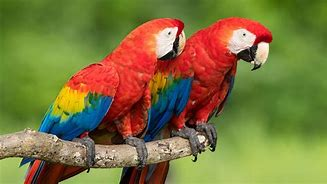
#> input picture images/parrot.jpg, 327 x 184 px, found by its file name
$ jupyter execute 06_Geometric_Transformations.ipynb
#> lines starting #> are read from the running program, lines starting #| are printed output that depends on the picture
### Geometric transformations
Geometric transformation refers to the process of altering the spatial relationships between pixels in an image, while preserving properties such as parallelism, straightness of lines, distances between points etc..

Operations :
- Shift
- Scale
- Rotate
- Shear
- Reflect

[cell 1]
import cv2
import numpy as np
import matplotlib.pyplot as plt
from math import pi

# Read the image
image = cv2.imread('parrot.jpg')
#> image is the input picture: shape (184, 327, 3); mean B, G, R 62, 117.1, 125.2
image = cv2.cvtColor(image, cv2.COLOR_BGR2RGB)

height, width = image.shape[0], image.shape[1]
#> height = 184; width = 327

[cell 2]
# Define the transformation matrices

# No Change
# [[1,0,0],
#  [0,1,0],
#  [0,0,1]]

nochange_matrix = np.float32([[1, 0, 1],
                             [0, 1, 0]])

# Apply the transformations
nochange_image = cv2.warpAffine(image, nochange_matrix, (width, height))

plt.imshow(nochange_image)
plt.axis("off")
plt.show()

[cell 3]
# Shift matrix

# [[1,0,X],
#  [0,1,Y],
#  [0,0,1]]

shift_matrix = np.float32([[1, 0, 50],  # shift right by 50 pixels
                           [0, 1, 30]]) # shift down by 30 pixels

shift_image = cv2.warpAffine(image, shift_matrix, (width, height))
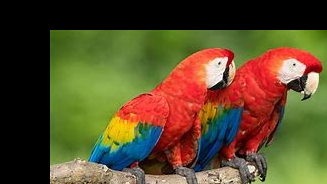
#> shift_image: shape (184, 327, 3); mean R, G, B 89.9, 76.4, 42.8

plt.imshow(shift_image)
plt.axis("off")
plt.show()
plt.imsave("Shift.png",shift_image)

[cell 4]
# Scale about origin

# Scale
# [[W,0,0],
#  [0,H,0],
#  [0,0,1]]

scale_matrix = np.float32([[0.5, 0, 0],   # scale horizontally by 0.5
                           [0, 0.5, 0]])  # scale vertically by 0.5

scale_image = cv2.warpAffine(image, scale_matrix, (width, height))
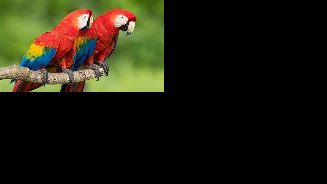
#> scale_image: shape (184, 327, 3); mean R, G, B 31.4, 29.4, 15.5

plt.imshow(scale_image)
plt.axis("off")
plt.show()
plt.imsave("Scale.png",scale_image)

[cell 5]
# Rotate matrix

# [[cos(theta),-sin(theta), 0],
#  [sin(theta), cos(theta), 0],
#  [         0,          0, 1]]

rotate_matrix = cv2.getRotationMatrix2D(center=(width/2, height/2), angle=45, scale=1)

rotate_image = cv2.warpAffine(image, rotate_matrix, (width, height))
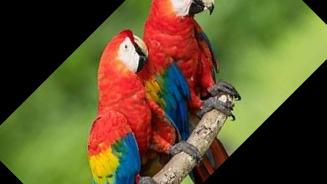
#> rotate_image: shape (184, 327, 3); mean R, G, B 94.3, 82.8, 44.6

plt.imshow(rotate_image)
plt.axis("off")
plt.show()
plt.imsave("Rotate.png",rotate_image)

[cell 6]
# Shear in x-direction

# Shear matrix
angle = pi/16
shear_matrix = np.float32([[1, np.tan(angle), 0],
                           [0,            1, 0]])

sheared_imageX = cv2.warpAffine(image, shear_matrix, (image.shape[1], image.shape[0]))
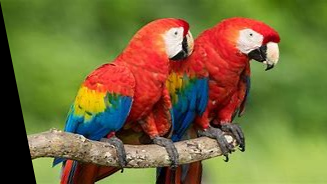
#> sheared_imageX: shape (184, 327, 3); mean R, G, B 118.4, 108.5, 58.4

plt.imshow(sheared_imageX)
plt.axis("off")
plt.show()
plt.imsave("ShearX.png",sheared_imageX)

[cell 7]
# Shear in y-direction

# Shear matrix
angle = pi/16
shear_matrix = np.float32([[1, 0, 0],
                           [np.tan(angle), 1, 0]])

sheared_imageY = cv2.warpAffine(image, shear_matrix, (image.shape[1], image.shape[0]))
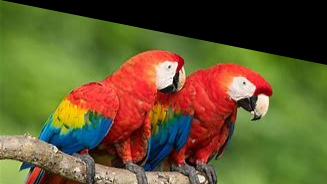
#> sheared_imageY: shape (184, 327, 3); mean R, G, B 100.4, 89.6, 48.2

plt.imshow(sheared_imageY)
plt.axis("off")
plt.show()
plt.imsave("ShearY.png",sheared_imageY)

[cell 8]
# Reflect about origin
# [[-1, 0, 0],
#  [0, -1, 0],
#  [0,  0, 1]]

# Reflect x-axis
# [[1, 0, 0],
#  [0, -1, 0],
#  [0,  0, 1]]

# Reflect about origin
# [[-1, 0, 0],
#  [0,  1, 0],
#  [0,  0, 1]]

###Resizing images using different methods

While resizing or transforming images, Interpolation is a method that is used in calculating pixel values at new positions. Three common types of Interpolation are:

- **Nearest Neighbor:** Fast but blocky; uses the nearest pixel.

- **Bilinear:** Smooth but slightly blurry; averages 4 nearby pixels.

- **Bicubic:** Best quality but slower; uses 16 nearby pixels for smoothness.

[cell 9]
import cv2
import numpy as np
import matplotlib.pyplot as plt

# Load the image
image = cv2.imread('parrot.jpg')

# Define scaling factors
scaling_factors = [0.5, 2.0]

# Define interpolation methods
interpolation_methods = [cv2.INTER_NEAREST, cv2.INTER_LINEAR, cv2.INTER_CUBIC]

# Perform resizing with different methods
for factor in scaling_factors:
    for method in interpolation_methods:
        # Perform scaling
        scaled_image = cv2.resize(image, None, fx=factor, fy=factor, interpolation=method)

        # Display the resized image
        method_name = ""
        if method == cv2.INTER_NEAREST:
            method_name = "Nearest Neighbor"
        elif method == cv2.INTER_LINEAR:
            method_name = "Bilinear"
        elif method == cv2.INTER_CUBIC:
            method_name = "Bicubic"

        plt.subplot(2, 3, interpolation_methods.index(method) + 1)
        plt.imshow(cv2.cvtColor(scaled_image, cv2.COLOR_BGR2RGB))
        plt.title(f"{method_name} ({factor}x)")
        plt.axis('off')
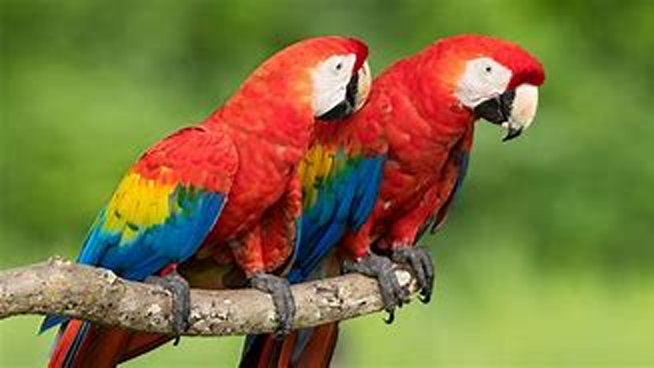
#> scaled_image: shape (368, 654, 3); mean B, G, R 62.1, 117.1, 125.2

plt.show()
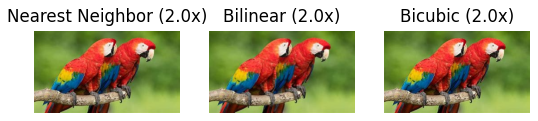
#> figure drawn by matplotlib, 3 panels

[cell 10]
img = cv2.imread('sudoku.jpg')
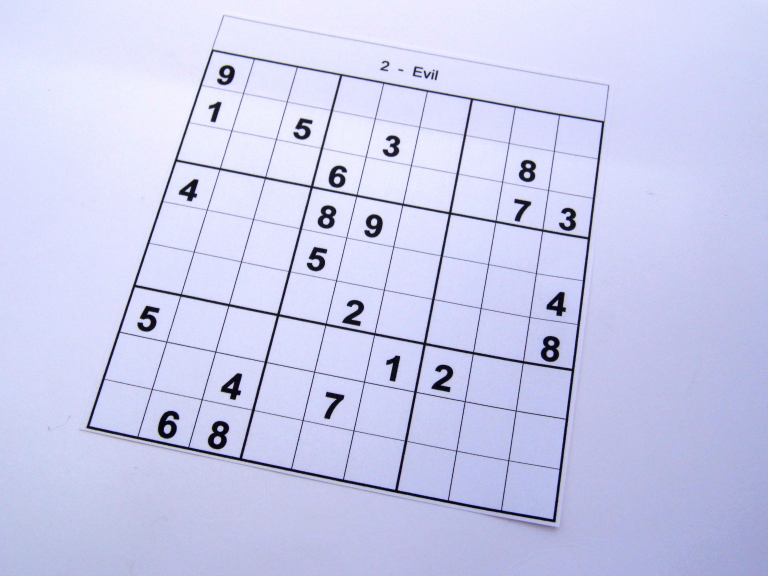
#> input picture images/sudoku.jpg, 2304 x 1728 px, found by its file name (shown at 1/3 size)
#> img is the input picture: shape (1728, 2304, 3); mean B, G, R 236.6, 204.2, 202
assert img is not None, "file could not be read, check with os.path.exists()"
rows,cols,ch = img.shape
#> rows = 1728; cols = 2304; ch = 3

pts1 = np.float32([[50,50],[200,50],[50,200]])
pts2 = np.float32([[10,100],[100,50],[50,250]])

M = cv2.getAffineTransform(pts1,pts2)
#> M = [[0.6, 0.267, -33.33], [-0.333, 1, 66.67]]

dst = cv2.warpAffine(img,M,(cols,rows))
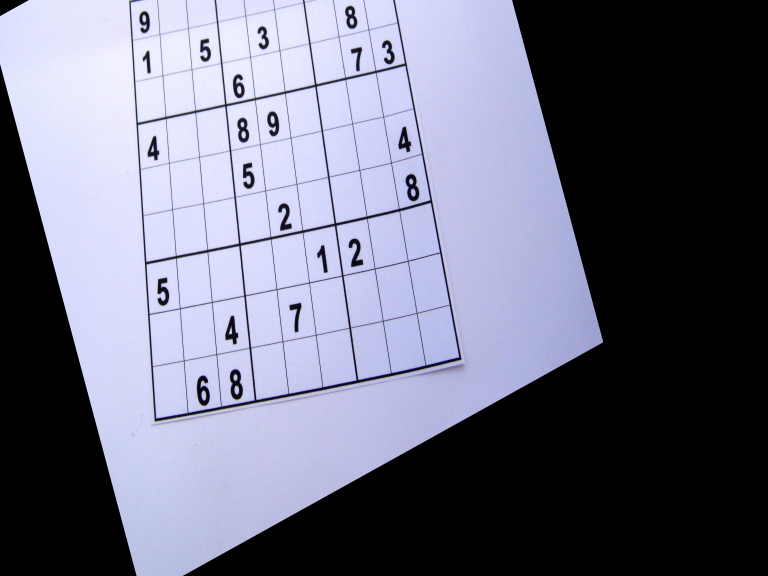
#> dst: shape (1728, 2304, 3) (shown at 1/3 size); mean B, G, R 130.9, 112.4, 111.1

plt.subplot(121),plt.imshow(img),plt.title('Input')
plt.subplot(122),plt.imshow(dst),plt.title('Output')
plt.show()
#> figure, not shown here; B, G, R data is drawn as R, G, B

[cell 11]
img = cv2.imread('sudoku.jpg')
assert img is not None, "file could not be read, check with os.path.exists()"
rows,cols,ch = img.shape

pts1 = np.float32([[56,65],[368,52],[28,387],[389,390]])
pts2 = np.float32([[0,0],[300,0],[0,300],[300,300]])

M = cv2.getPerspectiveTransform(pts1,pts2)
#> M = [[1.06, 0.0918, -65.1], [0.0469, 1.13, -75.79], [0.000183, 0.000513, 1]]

dst = cv2.warpPerspective(img,M,(300,300))
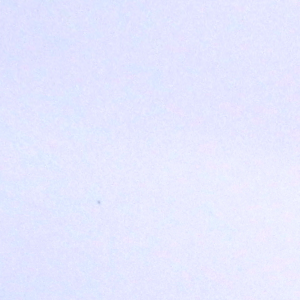
#> dst: shape (300, 300, 3); mean B, G, R 254.1, 231.3, 228.8

plt.subplot(121),plt.imshow(img),plt.title('Input')
plt.subplot(122),plt.imshow(dst),plt.title('Output')
plt.show()
#> figure, not shown here; B, G, R data is drawn as R, G, B
